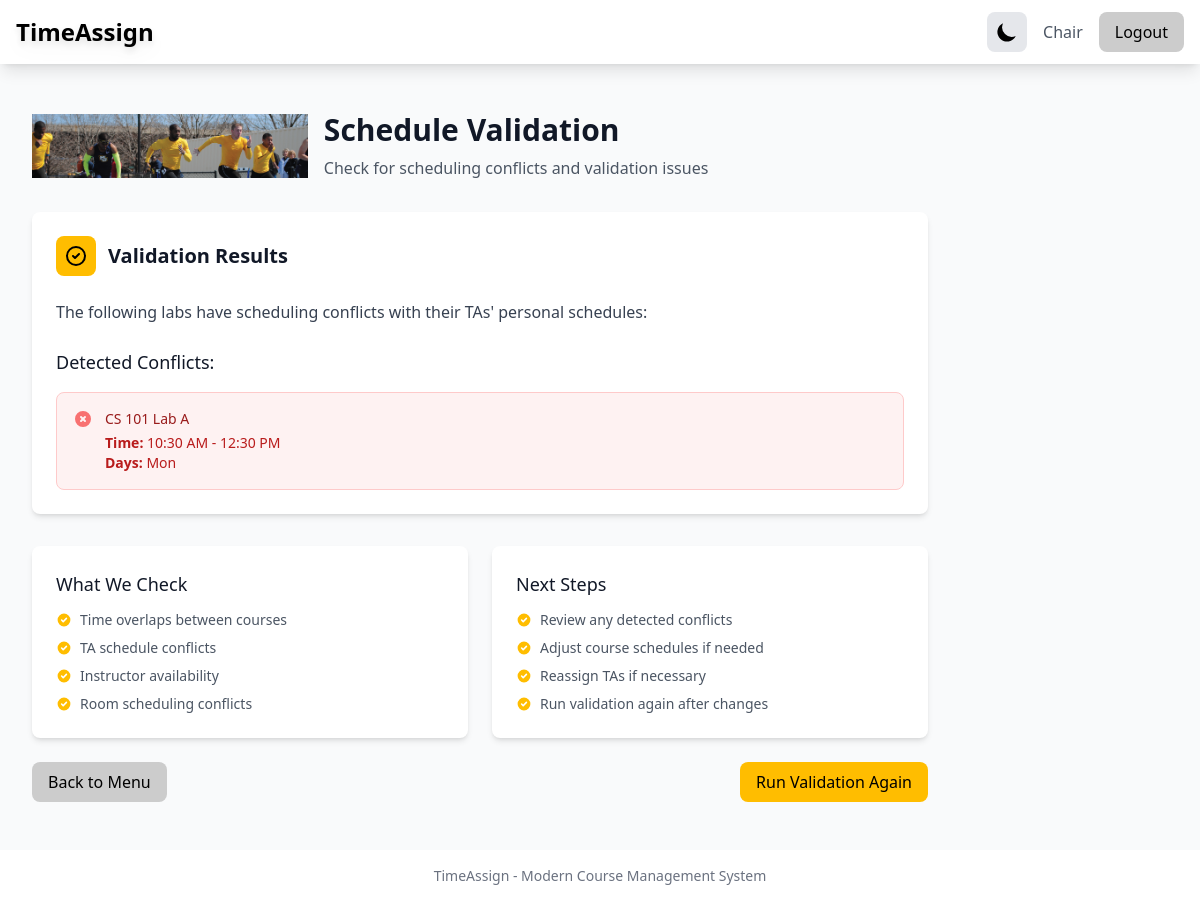
The app's page /validate/ (signed in) with its own data.
### ta_app/models.py (models this page shows, shortened)
class Course(models.Model):
    LECTURE = 'LEC'
    LAB = 'LAB'
    ONLINE = 'ON'
    GRADING = 'GRD'
    typesOfCourses = [
        (LECTURE, 'Lecture'),
        (LAB, 'Lab'),
        (ONLINE, 'Online'),
        (GRADING, 'Grading'),
    ]
    course_name = models.CharField(max_length=100)
    start_time = models.TimeField()
    end_time = models.TimeField()
    mon_flag = models.BooleanField(default=False)
    tues_flag = models.BooleanField(default=False)
    wed_flag = models.BooleanField(default=False)
    thurs_flag = models.BooleanField(default=False)
    fri_flag = models.BooleanField(default=False)
    sat_flag = models.BooleanField(default=False)
    coursetype = models.CharField(max_length=3, choices=typesOfCourses, default=LECTURE)
    lectureid = models.IntegerField(null=True, blank=True, default=0) #default to 0 if its a lecture, stores lecture id if its a lab
    ta = models.IntegerField(null=True, blank=True, default=0) #TODO do we still want this field? I could see it getting confusing
    ta1 = models.IntegerField(null=True, blank=True, default=0)
    ta2 = models.IntegerField(null=True, blank=True, default=0)
    ta3 = models.IntegerField(null=True, blank=True, default=0)
    ta4 = models.IntegerField(null=True, blank=True, default=0)
    instructor = models.IntegerField(null=True, blank=True, default=0)  # we allow nulls here, because maybe these things are not assigned yet.

### ta_app/views.py (the view)
# urls.py: path("validate/", views.runValidate.as_view()),
class runValidate(View):
    def get(self, request):
        try:
            currentUser = request.session['member_id']
            currentUserType = request.session['userType']
        except KeyError:
            return redirect('/logout')
        conflictList = validate.validateScope(request.session['member_id'], request.session['userType'])
        message = "The following labs have scheduling conflicts with their TAs' personal schedules: "
        if not conflictList:
            message = "No labs with scheduling conflicts."
        return render(request, 'main/validate.html', {'conflicts': conflictList, 'message': message})

### ta_app/sitelogic/validate.py (called while the page is built, shortened)
def validateScope(thisUser, userType):
    conflicts = []
    labs = models.Course.objects.all().filter(coursetype='LAB')
    if (userType != 'instructor'):
        if (userType == 'ta'):
            labs = list(labs.filter(ta1=thisUser))
        elif (userType == 'chair'):
            labs = list(labs)
        for currentLab in labs:
            if not validateLab(currentLab):
                conflicts.append(currentLab)
    return conflicts

def validateLab(currentLab):
    breaks = models.Break.objects.all().filter(userid=(currentLab.ta1))
    valid = True
    for currentBreak in breaks:
        if not validateEach(currentLab, currentBreak):
            valid = False
    return valid

### templates/main/validate.html (shortened to what this page needs)
<!DOCTYPE html>
<html lang="en">
{% extends "base.html" %}
{% block content %}
<div class="py-6">
    <header class="mb-8">
        <div class="flex items-center mb-4">
            <img src="/static/11.png" alt="University Logo" class="h-16 mr-4">
            <div>
                <h1 class="text-3xl font-bold text-gray-900 dark:text-white">Schedule Validation</h1>
                <p class="mt-2 text-gray-600 dark:text-gray-400">Check for scheduling conflicts and validation issues</p>
            </div>
        </div>
    </header>
    <div class="max-w-4xl">
        <div class="card">
            <div class="flex items-center mb-6">
                <div class="w-10 h-10 bg-uwm-gold rounded-lg flex items-center justify-center mr-3">
                    <svg class="w-6 h-6 text-black" fill="none" stroke="currentColor" viewBox="0 0 24 24">
                        <path stroke-linecap="round" stroke-linejoin="round" stroke-width="2" d="M9 12l2 2 4-4m6 2a9 9 0 11-18 0 9 9 0 0118 0z"></path>
                    </svg>
                </div>
                <h2 class="text-xl font-semibold text-gray-900 dark:text-white">Validation Results</h2>
            </div>
            <div class="mb-6">
                <p class="text-gray-700 dark:text-gray-300">{{ message }}</p>
            </div>
            {% if conflicts %}
            <div class="space-y-4">
                <h3 class="text-lg font-medium text-gray-900 dark:text-white">Detected Conflicts:</h3>
                {% for conflict in conflicts %}
                <div class="border border-red-200 dark:border-red-800 rounded-lg p-4 bg-red-50 dark:bg-red-900/20">
                    <div class="flex items-start">
                        <div class="flex-shrink-0">
                        </div>
                        <div class="ml-3">
                            <h4 class="text-sm font-medium text-red-800 dark:text-red-200">
                                {{ conflict.course_name }}
                            </h4>
                            <div class="mt-1 text-sm text-red-700 dark:text-red-300">
                                <p><strong>Time:</strong> {{ conflict.start_time|time:"g:i A" }} - {{ conflict.end_time|time:"g:i A" }}</p>
                                <p><strong>Days:</strong>
                                    {% if conflict.mon_flag %}Mon {% endif %}
                                </p>
                            </div>
                        </div>
                    </div>
                </div>
                {% endfor %}
            </div>
            {% endif %}
        </div>
        <div class="mt-8 grid grid-cols-1 md:grid-cols-2 gap-6">
            <div class="card">
                <h3 class="text-lg font-medium text-gray-900 dark:text-white mb-3">What We Check</h3>
                <ul class="space-y-2 text-sm text-gray-600 dark:text-gray-400">
                    <li class="flex items-start">
                        <svg class="w-4 h-4 text-uwm-gold mt-0.5 mr-2 flex-shrink-0" fill="currentColor" viewBox="0 0 20 20">
                            <path fill-rule="evenodd" d="M10 18a8 8 0 100-16 8 8 0 000 16zm3.707-9.293a1 1 0 00-1.414-1.414L9 10.586 7.707 9.293a1 1 0 00-1.414 1.414l2 2a1 1 0 001.414 0l4-4z" clip-rule="evenodd"/>
                        </svg>
                        Time overlaps between courses
                    </li>
                    <li class="flex items-start">
                        <svg class="w-4 h-4 text-uwm-gold mt-0.5 mr-2 flex-shrink-0" fill="currentColor" viewBox="0 0 20 20">
                            <path fill-rule="evenodd" d="M10 18a8 8 0 100-16 8 8 0 000 16zm3.707-9.293a1 1 0 00-1.414-1.414L9 10.586 7.707 9.293a1 1 0 00-1.414 1.414l2 2a1 1 0 001.414 0l4-4z" clip-rule="evenodd"/>
                        </svg>
                        TA schedule conflicts
                    </li>
                    <li class="flex items-start">
                        <svg class="w-4 h-4 text-uwm-gold mt-0.5 mr-2 flex-shrink-0" fill="currentColor" viewBox="0 0 20 20">
                            <path fill-rule="evenodd" d="M10 18a8 8 0 100-16 8 8 0 000 16zm3.707-9.293a1 1 0 00-1.414-1.414L9 10.586 7.707 9.293a1 1 0 00-1.414 1.414l2 2a1 1 0 001.414 0l4-4z" clip-rule="evenodd"/>
                        </svg>
                        Instructor availability
                    </li>
                    <li class="flex items-start">
                        <svg class="w-4 h-4 text-uwm-gold mt-0.5 mr-2 flex-shrink-0" fill="currentColor" viewBox="0 0 20 20">
                            <path fill-rule="evenodd" d="M10 18a8 8 0 100-16 8 8 0 000 16zm3.707-9.293a1 1 0 00-1.414-1.414L9 10.586 7.707 9.293a1 1 0 00-1.414 1.414l2 2a1 1 0 001.414 0l4-4z" clip-rule="evenodd"/>
                        </svg>
                        Room scheduling conflicts
                    </li>
                </ul>
            </div>
            <div class="card">
                <h3 class="text-lg font-medium text-gray-900 dark:text-white mb-3">Next Steps</h3>
                <ul class="space-y-2 text-sm text-gray-600 dark:text-gray-400">
                    <li class="flex items-start">
                        <svg class="w-4 h-4 text-uwm-gold mt-0.5 mr-2 flex-shrink-0" fill="currentColor" viewBox="0 0 20 20">
                            <path fill-rule="evenodd" d="M10 18a8 8 0 100-16 8 8 0 000 16zm3.707-9.293a1 1 0 00-1.414-1.414L9 10.586 7.707 9.293a1 1 0 00-1.414 1.414l2 2a1 1 0 001.414 0l4-4z" clip-rule="evenodd"/>
                        </svg>
                        Review any detected conflicts
                    </li>
                    <li class="flex items-start">
                        <svg class="w-4 h-4 text-uwm-gold mt-0.5 mr-2 flex-shrink-0" fill="currentColor" viewBox="0 0 20 20">
                            <path fill-rule="evenodd" d="M10 18a8 8 0 100-16 8 8 0 000 16zm3.707-9.293a1 1 0 00-1.414-1.414L9 10.586 7.707 9.293a1 1 0 00-1.414 1.414l2 2a1 1 0 001.414 0l4-4z" clip-rule="evenodd"/>
                        </svg>
                        Adjust course schedules if needed
                    </li>
                    <li class="flex items-start">
                        <svg class="w-4 h-4 text-uwm-gold mt-0.5 mr-2 flex-shrink-0" fill="currentColor" viewBox="0 0 20 20">
                            <path fill-rule="evenodd" d="M10 18a8 8 0 100-16 8 8 0 000 16zm3.707-9.293a1 1 0 00-1.414-1.414L9 10.586 7.707 9.293a1 1 0 00-1.414 1.414l2 2a1 1 0 001.414 0l4-4z" clip-rule="evenodd"/>
                        </svg>
                        Reassign TAs if necessary
                    </li>
                    <li class="flex items-start">
                        <svg class="w-4 h-4 text-uwm-gold mt-0.5 mr-2 flex-shrink-0" fill="currentColor" viewBox="0 0 20 20">
                            <path fill-rule="evenodd" d="M10 18a8 8 0 100-16 8 8 0 000 16zm3.707-9.293a1 1 0 00-1.414-1.414L9 10.586 7.707 9.293a1 1 0 00-1.414 1.414l2 2a1 1 0 001.414 0l4-4z" clip-rule="evenodd"/>
                        </svg>
                        Run validation again after changes
                    </li>
                </ul>
            </div>
        </div>
        <div class="mt-6 flex justify-between items-center">
            <a href="/menu/" class="btn-secondary">Back to Menu</a>
            <button onclick="location.reload()" class="btn-primary">Run Validation Again</button>
        </div>
    </div>
</div>
{% endblock %}

### templates/base.html (style rules this page uses)
.btn-primary { @apply bg-uwm-gold text-black px-4 py-2 rounded-lg hover:brightness-90 transition-all; }
.btn-secondary { @apply bg-uwm-gray text-black px-4 py-2 rounded-lg hover:brightness-90 transition-all dark:text-white; }
.card { @apply bg-white rounded-lg shadow-md p-6 dark:bg-gray-800 dark:text-white transition-colors; }

### records on screen
Course: course_name "CS 101 Lab A", start_time "10:30 AM", end_time "12:30 PM", mon_flag "Mon"

### other values on screen
{{ request.session.userType|title }} "Chair"
{{ message }} "The following labs have scheduling conflicts with their TAs' personal schedules:"
